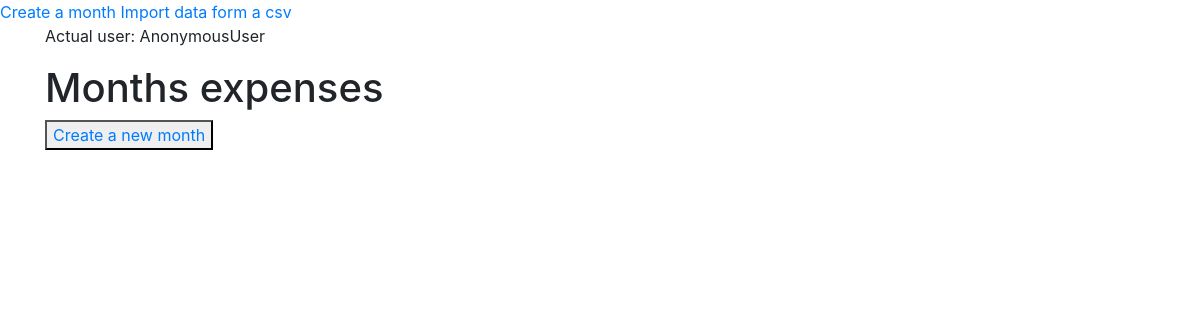
Page /months/ on the earlier database version.
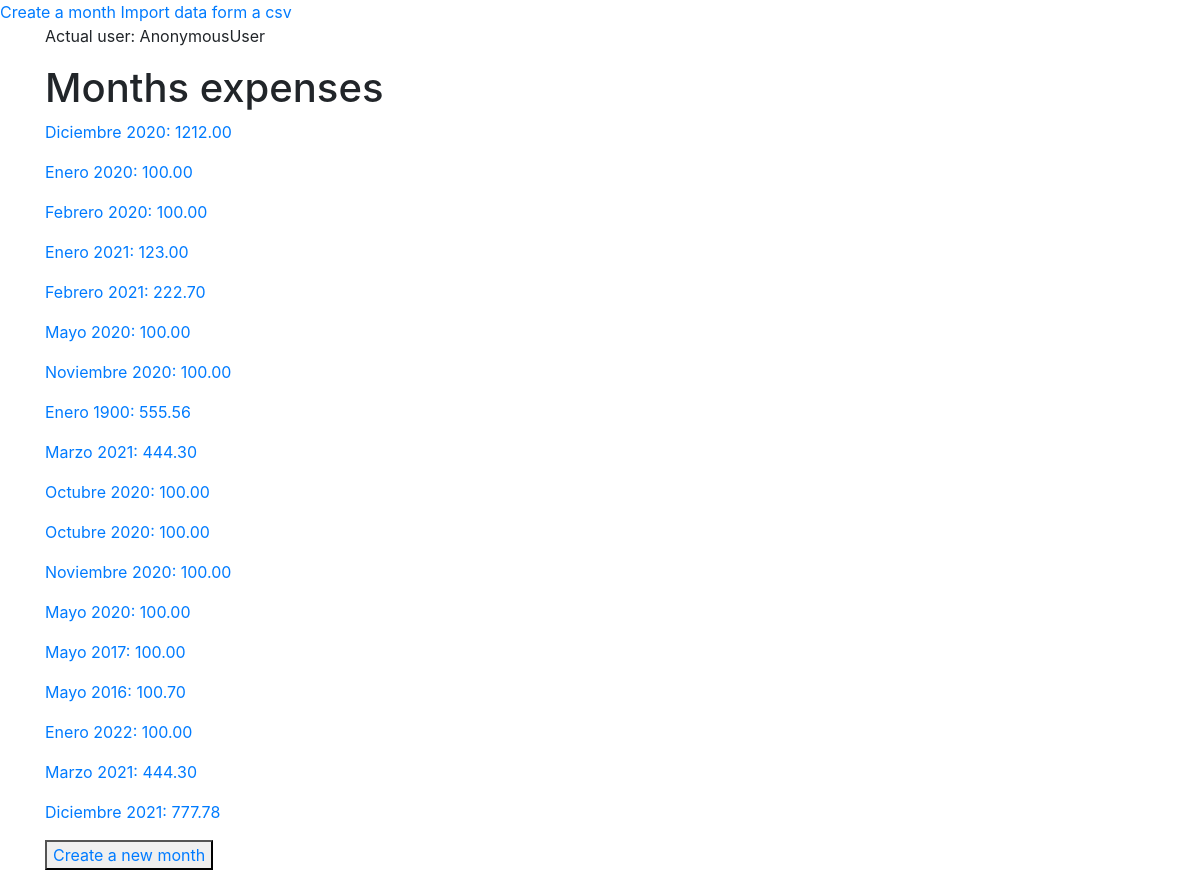
Same page on the later database version.
### month/models.py (models this page shows, shortened)
class Month (models.Model):
    months = [
        ('Enero', 'Enero'),
        ('Febrero', 'Febrero'),
        ('Marzo', 'Marzo'),
        ('Abril', 'Abril'),
        ('Mayo', 'Mayo'),
        ('Junio', 'Junio'),
        ('Julio', 'Julio'),
        ('Agosto', 'Agosto'),
        ('Septiembre', 'Septiembre'),
        ('Octubre', 'Octubre'),
        ('Noviembre', 'Noviembre'),
        ('Diciembre', 'Diciembre'),
    ]
    name = models.CharField(max_length=10, choices=months)
    year = models.IntegerField(null=False, validators=[MinValueValidator(1900), MaxValueValidator(3000)])
    expenses = models.DecimalField(max_digits=6, decimal_places=2)
    income = models.DecimalField(max_digits=6, decimal_places=2, null=True, blank=True)

### month/views.py (the view)
# urls.py: path('', views.month_list, name='months'),
def month_list(request):
    months = Month.objects.all()
    return render(request, 'month/month_list.html', {'months': months})

### month/templates/month/month_list.html
{% extends 'month/base.html' %}
{% block app %}
<h1>Months expenses</h1>
{% for month in months %}
    <p><a href="{% url 'month' month.name month.year%}">{{month.name}} {{month.year}}: {{month.expenses}}</a></p>
{% endfor %}
<button><a href="{% url 'create' %}">Create a new month</a></button>
{%  endblock %}

### month/templates/month/base.html (shortened to what this page needs)
{% extends 'base.html' %}
{% block extra_css%}
   {% include 'month/css.html' %}
{% endblock %}
{% block content %}
<p>Actual user: {{request.user}}</p>
<div id="month" class="app-container">
     {% block app %}
     {% endblock %}
</div>
{% endblock %}

### my_economy/templates/base.html (shortened to what this page needs)
<!doctype html>
<html lang="en">
  <head>
      {% include 'css.html' %}
      {% block extra_css %}{% endblock %}
  </head>
  <body>
  {% include 'nav.html' %}
<main role="main" class="main">
  <div class="container">
  {% block content %} {% endblock %}
  </div>
</main>
  </body>
</html>

### my_economy/templates/css.html (shortened to what this page needs)
{% load static %}
<link rel="stylesheet" href="//code.jquery.com/ui/1.12.1/themes/base/jquery-ui.css">
<link rel="stylesheet" href="https://stackpath.bootstrapcdn.com/bootstrap/4.3.1/css/bootstrap.min.css">
<link rel="stylesheet" href="{% static 'css/base.css' %}">

### month/templates/month/css.html
{%  load static %}
<link type="stylesheet" rel="{% static 'month/month.css' %}" />

### my_economy/templates/nav.html
<nav>
    <a href="{% url 'create' %}">Create a month</a>
    <a href="{% url 'import' %}">Import data form a csv</a>
</nav>

### my_economy/templates/js.html (shortened to what this page needs)
{% load static %}

### month/templates/month/js.html (shortened to what this page needs)
{% load static %}

Differences in the rows shown:
added Month: name "Diciembre", year "2020", expenses "1212.00"
added Month: name "Enero", year "2020", expenses "100.00"
added Month: name "Febrero", year "2020", expenses "100.00"
added Month: name "Enero", year "2021", expenses "123.00"
added Month: name "Febrero", year "2021", expenses "222.70"
added Month: name "Mayo", year "2020", expenses "100.00"
added Month: name "Noviembre", year "2020", expenses "100.00"
added Month: name "Enero", year "1900", expenses "555.56"
added Month: name "Marzo", year "2021", expenses "444.30"
added Month: name "Octubre", year "2020", expenses "100.00"
added Month: name "Octubre", year "2020", expenses "100.00"
added Month: name "Noviembre", year "2020", expenses "100.00"
added Month: name "Mayo", year "2020", expenses "100.00"
added Month: name "Mayo", year "2017", expenses "100.00"
added Month: name "Mayo", year "2016", expenses "100.70"
added Month: name "Enero", year "2022", expenses "100.00"
added Month: name "Marzo", year "2021", expenses "444.30"
added Month: name "Diciembre", year "2021", expenses "777.78"
